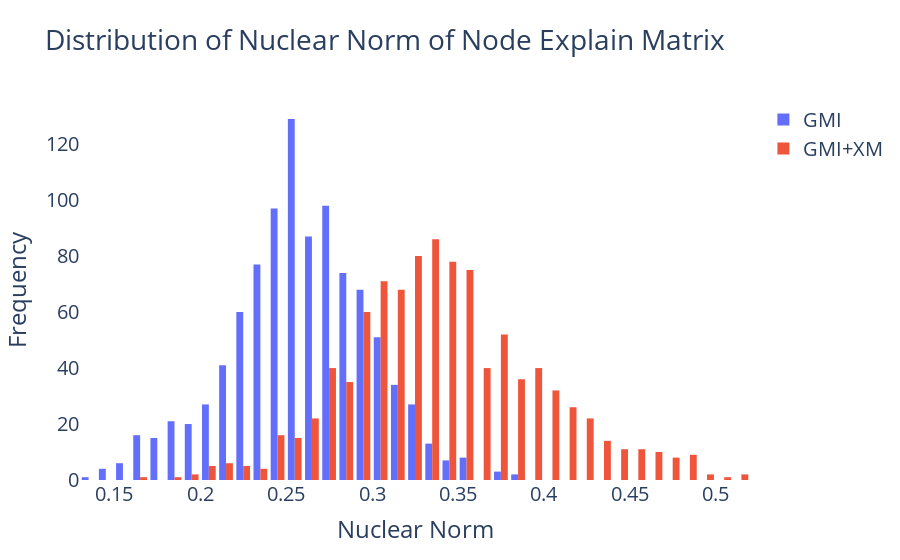

Write notebook code for a chart like this one.
### Code cell
fig = go.Figure()

fig.add_trace(go.Histogram(x = norm_og, 
                           name = 'GMI'))
fig.add_trace(go.Histogram(x = norm_plus, 
                           name = 'GMI+XM'))


fig.update_layout(title_text = 'Distribution of Nuclear Norm of Node Explain Matrix', 
                  xaxis_title_text = 'Nuclear Norm', 
                  yaxis_title_text = 'Frequency', 
                  paper_bgcolor = 'white', 
                  plot_bgcolor = 'white', 
                  font = dict(size = 20))
fig.show()

### Figure 1 — Plotly figure (JSON) as saved in the notebook; plotly's stock layout.template omitted (floating-point values rounded to 4 significant figures; data arrays with more than 128 entries replaced by an {"elided": "..."} marker saying what was removed)
{"data": [{"name": "GMI", "type": "histogram", "x": {"elided": "986 float values"}}, {"name": "GMI+XM", "type": "histogram", "x": {"elided": "986 float values"}}], "layout": {"font": {"size": 20}, "paper_bgcolor": "white", "plot_bgcolor": "white", "title": {"text": "Distribution of Nuclear Norm of Node Explain Matrix"}, "xaxis": {"title": {"text": "Nuclear Norm"}}, "yaxis": {"title": {"text": "Frequency"}}}}
